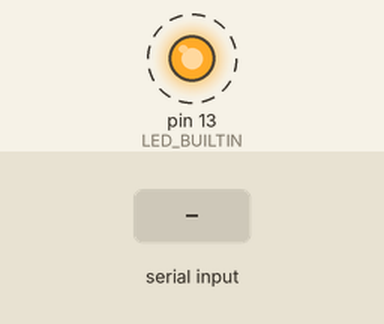
A sketch run on a simulated Arduino Uno, built with avr-gcc and run on an emulated ATmega328P. On the bench: output pins drawn as LEDs (lit = HIGH). Dashed ring = blinking. The test bench sets the inputs (shaded band). What the sketch prints to the serial monitor is not drawn.

Above: at 1.2 s.
1.3 s: "?" received over Serial
Timing chart, 0 to 9.5 s (numbered marks = the images above; inputs shaded):
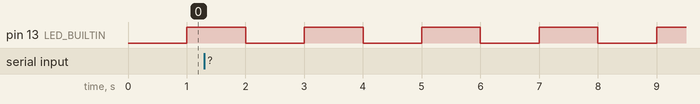

Measured:
- by itself, pin 13 (LED_BUILTIN): alternates HIGH for 1.0 s and LOW for 1.0 s

The sketch:

usb_check.ino
```cpp
// Project-authored USB-only check. No batteries/external power; car POWER off, Bluetooth removed.
// No motor, servo, sensor or radio pins are configured.
#include <Arduino.h>

unsigned long lastHeartbeat = 0;
bool ledOn = false;

void setup() {
  pinMode(LED_BUILTIN, OUTPUT);
  digitalWrite(LED_BUILTIN, LOW);
  Serial.begin(115200);
  Serial.println(F("SEP780 USB CHECK READY"));
  Serial.println(F("Send ? to query board status. Actuators are not controlled."));
}

void loop() {
  const unsigned long now = millis();
  if (now - lastHeartbeat >= 1000UL) {
    lastHeartbeat = now;
    ledOn = !ledOn;
    digitalWrite(LED_BUILTIN, ledOn ? HIGH : LOW);
    Serial.print(F("HEARTBEAT ms="));
    Serial.println(now);
  }

  if (Serial.available() > 0) {
    const int command = Serial.read();
    if (command == '?') {
      Serial.println(F("OK board=arduino:avr:uno mode=USB_CHECK actuators=UNCONTROLLED"));
    }
  }
}
```
